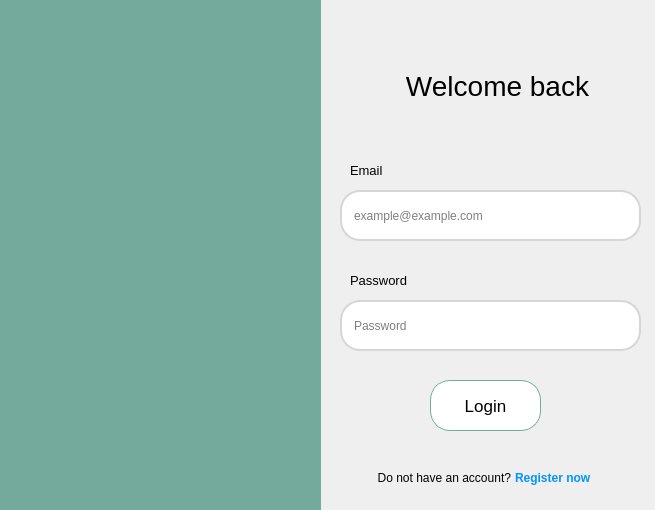
<?xml version="1.0" encoding="UTF-8"?>
<ui version="4.0">
 <class>MainWindow</class>
 <widget class="QMainWindow" name="MainWindow">
  <property name="geometry">
   <rect>
    <x>0</x>
    <y>0</y>
    <width>655</width>
    <height>510</height>
   </rect>
  </property>
  <property name="sizePolicy">
   <sizepolicy hsizetype="Expanding" vsizetype="Expanding">
    <horstretch>0</horstretch>
    <verstretch>0</verstretch>
   </sizepolicy>
  </property>
  <property name="minimumSize">
   <size>
    <width>655</width>
    <height>510</height>
   </size>
  </property>
  <property name="maximumSize">
   <size>
    <width>655</width>
    <height>510</height>
   </size>
  </property>
  <property name="windowTitle">
   <string>MainWindow</string>
  </property>
  <property name="styleSheet">
   <string notr="true"/>
  </property>
  <widget class="QWidget" name="centralwidget">
   <widget class="QLineEdit" name="lineEdit">
    <property name="geometry">
     <rect>
      <x>340</x>
      <y>190</y>
      <width>301</width>
      <height>51</height>
     </rect>
    </property>
    <property name="styleSheet">
     <string notr="true">QLineEdit{
	padding: 10px;
	border: 2px solid rgb(214, 214, 214);
	border-radius: 20px;
}

QLineEdit:hover{
	padding: 10px;
	border: 2px solid gray;
	border-radius: 20px;
}

QLineEdit:focus{
	padding: 10px;
	border: 2px solid gray;
	border-radius: 20px;
}</string>
    </property>
    <property name="inputMask">
     <string/>
    </property>
    <property name="text">
     <string/>
    </property>
    <property name="placeholderText">
     <string>example@example.com</string>
    </property>
   </widget>
   <widget class="QLineEdit" name="lineEdit_2">
    <property name="geometry">
     <rect>
      <x>340</x>
      <y>300</y>
      <width>301</width>
      <height>51</height>
     </rect>
    </property>
    <property name="styleSheet">
     <string notr="true">QLineEdit{
	padding: 10px;
	border: 2px solid rgb(214, 214, 214);
	border-radius: 20px;
}

QLineEdit:hover{
	padding: 10px;
	border: 2px solid gray;
	border-radius: 20px;
}

QLineEdit:focus{
	padding: 10px;
	border: 2px solid gray;
	border-radius: 20px;
}</string>
    </property>
    <property name="inputMask">
     <string/>
    </property>
    <property name="text">
     <string/>
    </property>
    <property name="echoMode">
     <enum>QLineEdit::Password</enum>
    </property>
    <property name="placeholderText">
     <string>Password</string>
    </property>
   </widget>
   <widget class="QLabel" name="label">
    <property name="geometry">
     <rect>
      <x>350</x>
      <y>160</y>
      <width>41</width>
      <height>21</height>
     </rect>
    </property>
    <property name="font">
     <font>
      <pointsize>10</pointsize>
      <weight>50</weight>
      <bold>false</bold>
      <kerning>false</kerning>
     </font>
    </property>
    <property name="text">
     <string>Email</string>
    </property>
   </widget>
   <widget class="QLabel" name="label_2">
    <property name="geometry">
     <rect>
      <x>350</x>
      <y>270</y>
      <width>61</width>
      <height>21</height>
     </rect>
    </property>
    <property name="font">
     <font>
      <pointsize>10</pointsize>
      <weight>50</weight>
      <bold>false</bold>
      <kerning>false</kerning>
     </font>
    </property>
    <property name="text">
     <string>Password</string>
    </property>
   </widget>
   <widget class="QLabel" name="label_3">
    <property name="geometry">
     <rect>
      <x>0</x>
      <y>0</y>
      <width>321</width>
      <height>511</height>
     </rect>
    </property>
    <property name="styleSheet">
     <string notr="true">background-color: rgb(116, 170, 156);</string>
    </property>
    <property name="text">
     <string/>
    </property>
   </widget>
   <widget class="QLabel" name="label_4">
    <property name="geometry">
     <rect>
      <x>20</x>
      <y>100</y>
      <width>291</width>
      <height>291</height>
     </rect>
    </property>
    <property name="styleSheet">
     <string notr="true">border-image: url(:/ChatGPT icon/C:/Users/Windows/Downloads/download.png)</string>
    </property>
    <property name="text">
     <string/>
    </property>
   </widget>
   <widget class="QLabel" name="label_5">
    <property name="geometry">
     <rect>
      <x>397</x>
      <y>60</y>
      <width>201</width>
      <height>51</height>
     </rect>
    </property>
    <property name="font">
     <font>
      <pointsize>21</pointsize>
     </font>
    </property>
    <property name="text">
     <string>Welcome back</string>
    </property>
    <property name="alignment">
     <set>Qt::AlignCenter</set>
    </property>
   </widget>
   <widget class="QPushButton" name="pushButton">
    <property name="geometry">
     <rect>
      <x>430</x>
      <y>380</y>
      <width>111</width>
      <height>51</height>
     </rect>
    </property>
    <property name="font">
     <font>
      <pointsize>13</pointsize>
     </font>
    </property>
    <property name="styleSheet">
     <string notr="true">QPushButton{
	background-color: white;
	border: 1px solid rgb(116, 170, 156);
	border-radius: 20px;
}

QPushButton:hover{
	background-color: white;
	border: 2px solid rgb(116, 170, 156);
	border-radius: 20px;
}</string>
    </property>
    <property name="text">
     <string>Login</string>
    </property>
   </widget>
   <widget class="QLabel" name="label_6">
    <property name="geometry">
     <rect>
      <x>370</x>
      <y>470</y>
      <width>141</width>
      <height>16</height>
     </rect>
    </property>
    <property name="font">
     <font>
      <pointsize>9</pointsize>
     </font>
    </property>
    <property name="text">
     <string>Do not have an account?</string>
    </property>
    <property name="alignment">
     <set>Qt::AlignRight|Qt::AlignTrailing|Qt::AlignVCenter</set>
    </property>
   </widget>
   <widget class="QLabel" name="label_7">
    <property name="geometry">
     <rect>
      <x>515</x>
      <y>470</y>
      <width>91</width>
      <height>16</height>
     </rect>
    </property>
    <property name="font">
     <font>
      <pointsize>9</pointsize>
      <weight>75</weight>
      <bold>true</bold>
     </font>
    </property>
    <property name="styleSheet">
     <string notr="true">color: rgb(3, 148, 252);</string>
    </property>
    <property name="text">
     <string>Register now</string>
    </property>
   </widget>
  </widget>
 </widget>
 <resources>
  <include location="../Buổi 6/resource2.qrc"/>
 </resources>
 <connections/>
</ui>
